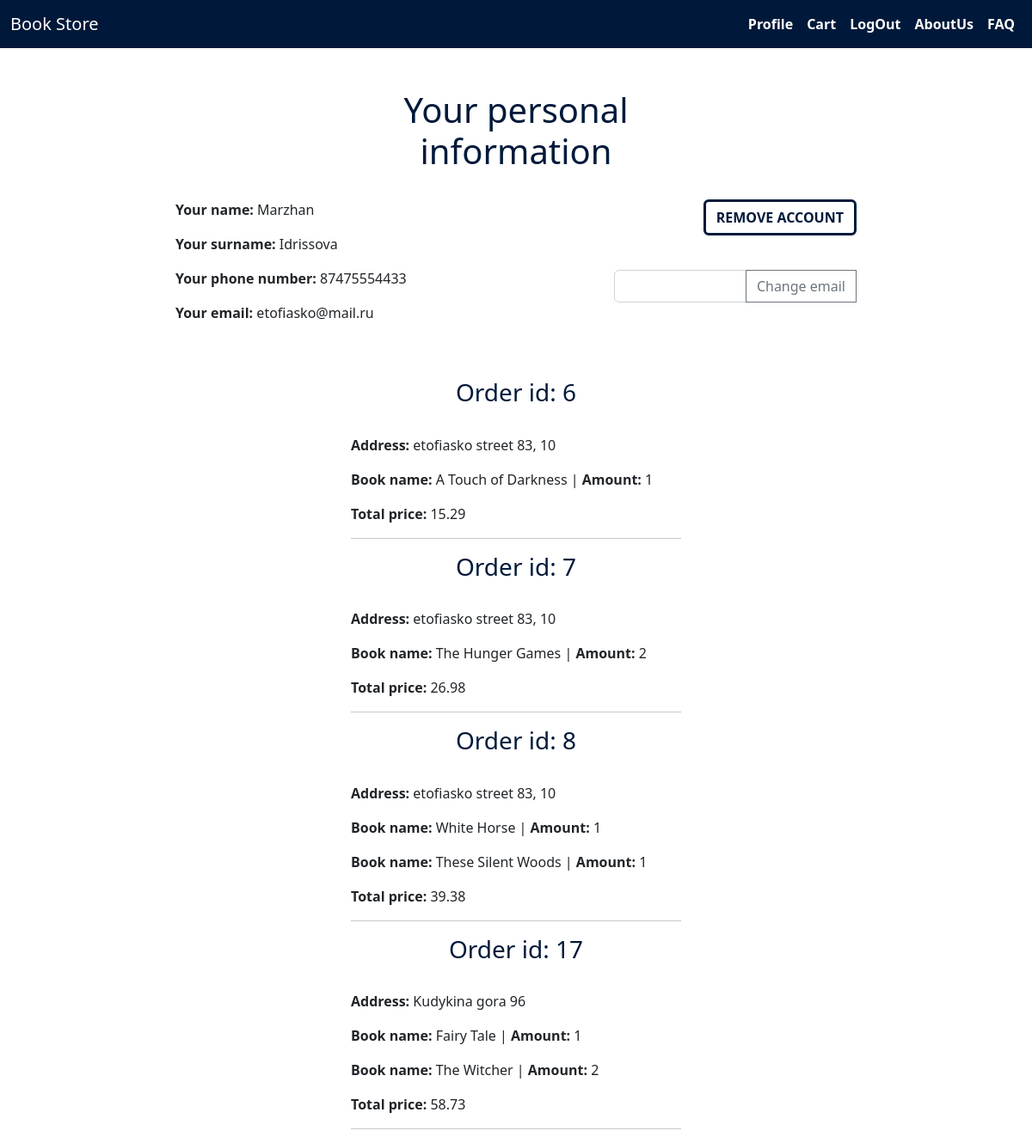
The page /personal (signed in) on the database its author committed.
### models/models.py (models this page shows)
class User(db.Model):
    __tablename__ = "users"
    user_id = db.Column(db.Integer, primary_key=True)
    surname = db.Column(db.String, nullable=False)
    name = db.Column(db.String, nullable=False)
    email = db.Column(db.String, nullable=False, unique=True)
    hashed_password = db.Column(db.String, nullable=False)
    phone_number = db.Column(db.String, nullable=False)

class Order(db.Model):
    __tablename__ = "orders"
    order_id = db.Column(db.Integer, primary_key=True)
    user_id = db.Column(db.Integer, db.ForeignKey("users.user_id"), nullable=False)
    address = db.Column(db.String, nullable=False)
    date = db.Column(db.String, nullable=False)
    total_price = db.Column(db.Float, nullable=False)

class Purchase(db.Model):
    __tablename__ = "purchases"
    purchase_id = db.Column(db.Integer, primary_key=True)
    order_id = db.Column(db.Integer, db.ForeignKey("orders.order_id"), nullable=False)
    book_id = db.Column(db.Integer, db.ForeignKey("books.book_id"), nullable=False)
    amount = db.Column(db.Integer, nullable=False)
    orders = db.relationship("Order", backref="purchase", lazy=True)

class Book(db.Model):
    __tablename__ = "books"
    book_id = db.Column(db.Integer, primary_key=True)
    name = db.Column(db.String, nullable=False, unique=True)
    author = db.Column(db.String)
    genre = db.Column(db.String)
    year = db.Column(db.Integer)
    publisher = db.Column(db.String)
    discription = db.Column(db.String)
    price = db.Column(db.Float, nullable=False)

### app.py (the view, shortened to what this page needs)
@app.route("/personal", methods=["POST", "GET"])
def personal():
    if not session.get("email"):
        return redirect("/login")
    context = ""
    purchase_data = get_purchase_data(get_personal_data(session["email"]).user_id)
    order_data = get_order_data(get_personal_data(session["email"]).user_id)
    user_data = get_user_data(session["email"])
    return render_template("personal.html", user_data=user_data, purchase_data=purchase_data, order_data=order_data, context=context)

### user.py (called while the page is built)
def get_personal_data(email):
    personal_data = db.query(User).filter(User.email == email).one()
    return personal_data

def get_user_data(email):
    return db.query(User).filter(User.email == email).one()

def get_order_data(user_id):
    return db.query(Order).filter(Order.user_id == user_id).all()

def get_purchase_data(user_id):
    return db.query(Purchase, Book).filter(Order.user_id == user_id).filter(Order.order_id == Purchase.order_id).filter(Purchase.book_id == Book.book_id).all()

### templates/personal.html (shortened to what this page needs)
{% extends "layout.html"%}
{% block body %}
    <div class="row">
    <div class="col-md-4"></div>
    <div class="col-md-4 text-center">
        <h1 class="text-center" style="color: #00193a;">Your personal information</h1><br>
    </div><div class="col-md-4"></div></div>
    <div class="row">
        <div class="col-2"></div>
        <div class="col-3">
            <p class = "fs-6"><b>Your name:</b> {{ user_data.name }}</p>
            <p class = "fs-6"><b>Your surname:</b> {{ user_data.surname }}</p>
            <p class = "fs-6"><b>Your phone number:</b> {{ user_data.phone_number }}</p>
            <p class = "fs-6"><b>Your email:</b> {{ user_data.email}}</p>
        </div>
        <div class="col-2"></div>
        <div class="col-3" style="text-align:right;">
            <form action="/remove" method="post" onsubmit="return myFunction(this)">
                <button name="remove" type="submit" class="btn btn-outline text-uppercase fs-6 mb-3 fw-bold" style="border-color: #00193a; color: #00193a; border-width: medium;" value="remove">Remove account</button>
            </form><br>
        <form class="input-group mb-3" action="/personal" method="post">
            <input class="form-control" name="new_email" type="text" autocomplete="off">
            <input class="btn btn-outline-secondary" id="button-addon2" name="change_email" type="submit" value="Change email"><br>
        </form>
        </div>
        <div class="col-2"></div>
    </div><br><br>
    <div class="row">
        <div class="col-md-4"></div>
        <div class="col-md-4">
    {% for order in order_data %}
    <div>
        <h3 class="text-center" style="color: #00193a;">Order id: {{ order.order_id}}</h3><br>
        <p class = "fs-6"><b>Address:</b> {{ order.address }}</p>
        {% for purchase, book in purchase_data %}
            {% if order.order_id == purchase.order_id %}
        <p class = "fs-6"><b>Book name:</b> {{ book.name }} | <b>Amount:</b> {{ purchase.amount }}</p>
        {% endif %}
        {% endfor %}
        <p class = "fs-6"><b>Total price:</b> {{ order.total_price }}</p>
        <hr>
    </div>
{% endfor %}
    </div><div class="col-md-4"></div></div>
{% endblock %}

### rows shown on the page
User: name "Marzhan", surname "Idrissova", phone_number "87475554433", email "etofiasko@mail.ru"
Order: order_id "6", address "etofiasko street 83, 10", total_price "15.29"
Purchase: name "A Touch of Darkness", amount "1"
Order: order_id "7", address "etofiasko street 83, 10", total_price "26.98"
Purchase: name "The Hunger Games", amount "2"
Order: order_id "8", address "etofiasko street 83, 10", total_price "39.38"
Purchase: name "White Horse", amount "1"
Purchase: name "These Silent Woods", amount "1"
Order: order_id "17", address "Kudykina gora 96", total_price "58.73"
Purchase: name "Fairy Tale", amount "1"
Purchase: name "The Witcher", amount "2"
